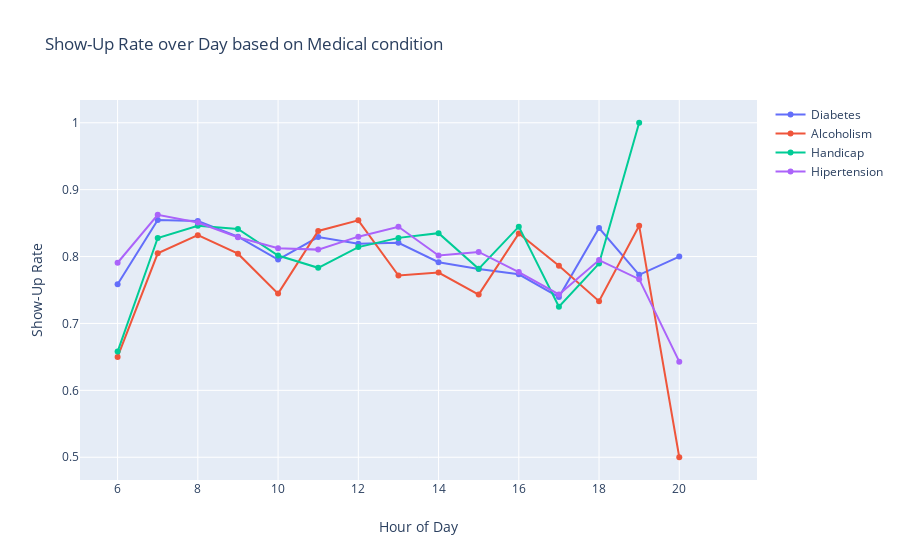

Notebook source saved alongside this figure:
### Markdown cell above
Handicapped patients might need some assistance to attend the doctor which is not always possible, so i assume their show-up rate will be less than other patients. Alcoholics have irregular drinking habits which can be a reason for them not to show-up frequently.

### Code cell
trace0 = go.Scatter(
    x= Diabetes['HourOfDay'],
    y=Diabetes['Show-Up Rate'],
    mode= 'lines+markers',
    text=Diabetes['Category'],
    name="Diabetes")

trace1 = go.Scatter(
    x= Alcoholism['HourOfDay'],
    y=Alcoholism['Show-Up Rate'],
    mode= 'lines+markers',
    text=Alcoholism['Category'],
    name="Alcoholism")

trace2 = go.Scatter(
    x= Handicap['HourOfDay'],
    y=Handicap['Show-Up Rate'],
    mode= 'lines+markers',
    text=Handicap['Category'],
    name='Handicap')

trace3 = go.Scatter(
    x= Hypertension['HourOfDay'],
    y=Hypertension['Show-Up Rate'],
    mode= 'lines+markers',
    text=Hypertension['Category'],
    name='Hipertension')

layout = dict(title = "Show-Up Rate over Day based on Medical condition",hovermode='closest',xaxis=dict({"title":"Hour of Day"}),
             yaxis=dict({"title":"Show-Up Rate"}))
dat = [trace0,trace1,trace2,trace3]
fig = go.Figure(data=dat,layout=layout)
iplot(fig,filename='basic-line')

### Figure 1 — Plotly figure (JSON) as saved in the notebook; plotly's stock layout.template omitted (floating-point values rounded to 4 significant figures)
{"data": [{"mode": "lines+markers", "name": "Diabetes", "text": ["Diabetes", "Diabetes", "Diabetes", "Diabetes", "Diabetes", "Diabetes", "Diabetes", "Diabetes", "Diabetes", "Diabetes", "Diabetes", "Diabetes", "Diabetes", "Diabetes", "Diabetes", "Diabetes"], "type": "scatter", "x": [6, 7, 8, 9, 10, 11, 12, 13, 14, 15, 16, 17, 18, 19, 20, 21], "y": [0.7586, 0.8546, 0.8532, 0.8297, 0.7956, 0.8292, 0.819, 0.8206, 0.7915, 0.7815, 0.7735, 0.7394, 0.8427, 0.7727, 0.8, null]}, {"mode": "lines+markers", "name": "Alcoholism", "text": ["Alcoholism", "Alcoholism", "Alcoholism", "Alcoholism", "Alcoholism", "Alcoholism", "Alcoholism", "Alcoholism", "Alcoholism", "Alcoholism", "Alcoholism", "Alcoholism", "Alcoholism", "Alcoholism", "Alcoholism", "Alcoholism"], "type": "scatter", "x": [6, 7, 8, 9, 10, 11, 12, 13, 14, 15, 16, 17, 18, 19, 20, 21], "y": [0.65, 0.8048, 0.832, 0.8043, 0.7446, 0.8383, 0.8542, 0.7717, 0.776, 0.7431, 0.8344, 0.7863, 0.7333, 0.8462, 0.5, null]}, {"mode": "lines+markers", "name": "Handicap", "text": ["Handicap", "Handicap", "Handicap", "Handicap", "Handicap", "Handicap", "Handicap", "Handicap", "Handicap", "Handicap", "Handicap", "Handicap", "Handicap", "Handicap", "Handicap", "Handicap"], "type": "scatter", "x": [6, 7, 8, 9, 10, 11, 12, 13, 14, 15, 16, 17, 18, 19, 20, 21], "y": [0.6579, 0.8277, 0.8459, 0.8413, 0.8015, 0.7831, 0.8142, 0.8279, 0.835, 0.7817, 0.8447, 0.725, 0.7895, 1, null, null]}, {"mode": "lines+markers", "name": "Hipertension", "text": ["Hypertension", "Hypertension", "Hypertension", "Hypertension", "Hypertension", "Hypertension", "Hypertension", "Hypertension", "Hypertension", "Hypertension", "Hypertension", "Hypertension", "Hypertension", "Hypertension", "Hypertension", "Hypertension"], "type": "scatter", "x": [6, 7, 8, 9, 10, 11, 12, 13, 14, 15, 16, 17, 18, 19, 20, 21], "y": [0.7907, 0.8625, 0.8508, 0.8288, 0.8123, 0.8104, 0.8297, 0.8446, 0.8016, 0.8069, 0.7769, 0.7433, 0.7947, 0.7662, 0.6429, null]}], "layout": {"hovermode": "closest", "title": {"text": "Show-Up Rate over Day based on Medical condition"}, "xaxis": {"title": {"text": "Hour of Day"}}, "yaxis": {"title": {"text": "Show-Up Rate"}}}}
